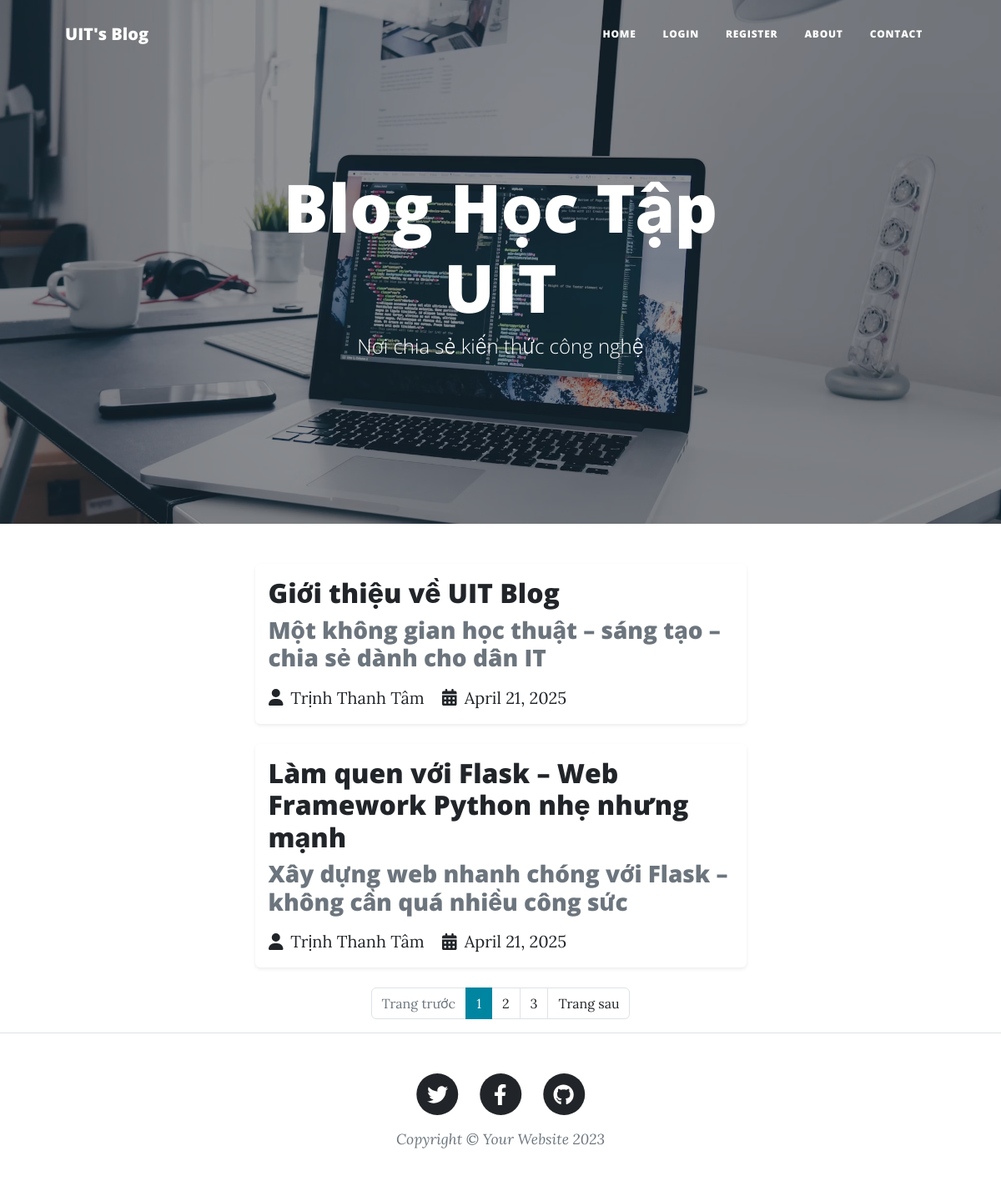
The page / on the database its author committed.
### main.py (models this page shows)
class BlogPost(db.Model):
    __tablename__ = "blog_posts"
    id: Mapped[int] = mapped_column(Integer, primary_key=True)
    author_id: Mapped[int] = mapped_column(Integer, db.ForeignKey("users.id"))
    author = relationship("User", back_populates="posts")
    title: Mapped[str] = mapped_column(String(250), unique=True, nullable=False)
    subtitle: Mapped[str] = mapped_column(String(250), nullable=False)
    date: Mapped[str] = mapped_column(String(250), nullable=False)
    body: Mapped[str] = mapped_column(Text, nullable=False)
    img_url: Mapped[str] = mapped_column(String(250), nullable=False)
    comments = relationship("Comment", back_populates="parent_post")

class User(UserMixin, db.Model):
    __tablename__ = "users"
    id: Mapped[int] = mapped_column(Integer, primary_key=True)
    email: Mapped[str] = mapped_column(String(100), unique=True)
    password: Mapped[str] = mapped_column(String(100))
    name: Mapped[str] = mapped_column(String(100))
    posts = relationship("BlogPost", back_populates="author")
    comments = relationship("Comment", back_populates="comment_author")

### main.py (the view)
@app.route('/')
def get_all_posts():
    result = db.session.execute(db.select(BlogPost))
    posts = result.scalars().all()
    return render_template("index.html", all_posts=posts, current_user=current_user)

### templates/index.html (shortened to what this page needs)
{% include "header.html" %}
<header class="masthead" style="background-image: url('../static/assets/img/home-bg.jpg')">
  <div class="container position-relative px-4 px-lg-5">
    <div class="row gx-4 gx-lg-5 justify-content-center">
      <div class="col-md-10 col-lg-8 col-xl-7">
        <div class="site-heading">
          <h1>Blog Học Tập UIT</h1>
          <span class="subheading">Nơi chia sẻ kiến thức công nghệ</span>
        </div>
      </div>
    </div>
  </div>
</header>
<div class="container px-4 px-lg-5">
  <div class="row gx-4 gx-lg-5 justify-content-center">
    <div class="col-md-10 col-lg-8 col-xl-7">
      {% for post in all_posts %}
      <div class="post-preview card mb-4 border-0 shadow-sm">
        <div class="card-body">
          <a href="{{ url_for('show_post', post_id=post.id) }}" class="text-decoration-none">
            <h2 class="post-title">{{ post.title }}</h2>
            <h3 class="post-subtitle text-muted">{{ post.subtitle }}</h3>
          </a>
          <div class="post-meta d-flex justify-content-between align-items-center mt-3">
            <div>
              <i class="fas fa-user me-1"></i>
              <a href="#" class="text-decoration-none">{{post.author.name}}</a>
              <i class="fas fa-calendar-alt ms-3 me-1"></i>
              {{post.date}}
            </div>
          </div>
        </div>
      </div>
      {% endfor %}
      <nav aria-label="Page navigation">
        <ul class="pagination justify-content-center">
          <li class="page-item disabled">
            <a class="page-link" href="#" tabindex="-1" aria-disabled="true">Trang trước</a>
          </li>
          <li class="page-item active"><a class="page-link" href="#">1</a></li>
          <li class="page-item"><a class="page-link" href="#">2</a></li>
          <li class="page-item"><a class="page-link" href="#">3</a></li>
          <li class="page-item">
            <a class="page-link" href="#">Trang sau</a>
          </li>
        </ul>
      </nav>
    </div>
  </div>
</div>
{% include "footer.html" %}

### templates/header.html (shortened to what this page needs)
<!DOCTYPE html>
<html lang="en">
  <head>
    {% block styles %}
    {{ bootstrap.load_css() }}
    <link
      href="{{ url_for('static', filename='css/styles.css') }}"
      rel="stylesheet"
    />
    {% endblock %}
  </head>
  <body>
    <nav class="navbar navbar-expand-lg navbar-light" id="mainNav">
      <div class="container px-4 px-lg-5">
        <a class="navbar-brand" href="/">UIT's Blog</a>
        <div class="collapse navbar-collapse" id="navbarResponsive">
          <ul class="navbar-nav ms-auto py-4 py-lg-0">
            <li class="nav-item">
              <a
                class="nav-link px-lg-3 py-3 py-lg-4"
                href="{{ url_for('get_all_posts') }}"
                >Home</a
              >
            </li>
            {% if not current_user.is_authenticated: %}
            <li class="nav-item">
              <a
                class="nav-link px-lg-3 py-3 py-lg-4"
                href="{{ url_for('login') }}"
                >Login</a
              >
            </li>
            <li class="nav-item">
              <a
                class="nav-link px-lg-3 py-3 py-lg-4"
                href="{{ url_for('register') }}"
                >Register</a
              >
            </li>
            {% endif %}
            <li class="nav-item">
              <a
                class="nav-link px-lg-3 py-3 py-lg-4"
                href="{{ url_for('about') }}"
                >About</a
              >
            </li>
            <li class="nav-item">
              <a
                class="nav-link px-lg-3 py-3 py-lg-4"
                href="{{ url_for('contact') }}"
                >Contact</a
              >
            </li>
          </ul>
        </div>
      </div>
    </nav>
  </body>
</html>

### templates/footer.html (shortened to what this page needs)
        <footer class="border-top">
          <div class="container px-4 px-lg-5">
              <div class="row gx-4 gx-lg-5 justify-content-center">
                  <div class="col-md-10 col-lg-8 col-xl-7">
                      <ul class="list-inline text-center">
                          <li class="list-inline-item">
                              <a href="#!">
                                  <span class="fa-stack fa-lg">
                                      <i class="fas fa-circle fa-stack-2x"></i>
                                      <i class="fab fa-twitter fa-stack-1x fa-inverse"></i>
                                  </span>
                              </a>
                          </li>
                          <li class="list-inline-item">
                              <a href="#!">
                                  <span class="fa-stack fa-lg">
                                      <i class="fas fa-circle fa-stack-2x"></i>
                                      <i class="fab fa-facebook-f fa-stack-1x fa-inverse"></i>
                                  </span>
                              </a>
                          </li>
                          <li class="list-inline-item">
                              <a href="#!">
                                  <span class="fa-stack fa-lg">
                                      <i class="fas fa-circle fa-stack-2x"></i>
                                      <i class="fab fa-github fa-stack-1x fa-inverse"></i>
                                  </span>
                              </a>
                          </li>
                      </ul>
                      <div class="small text-center text-muted fst-italic">Copyright &copy; Your Website 2023</div>
                  </div>
              </div>
          </div>
      </footer>
  </body>
</html>

### rows shown on the page
BlogPost: title "Giới thiệu về UIT Blog", subtitle "Một không gian học thuật – sáng tạo – chia sẻ dành cho dân IT", author.name "Trịnh Thanh Tâm", date "April 21, 2025"
BlogPost: title "Làm quen với Flask – Web Framework Python nhẹ nhưng mạnh", subtitle "Xây dựng web nhanh chóng với Flask – không cần quá nhiều công sức", author.name "Trịnh Thanh Tâm", date "April 21, 2025"
